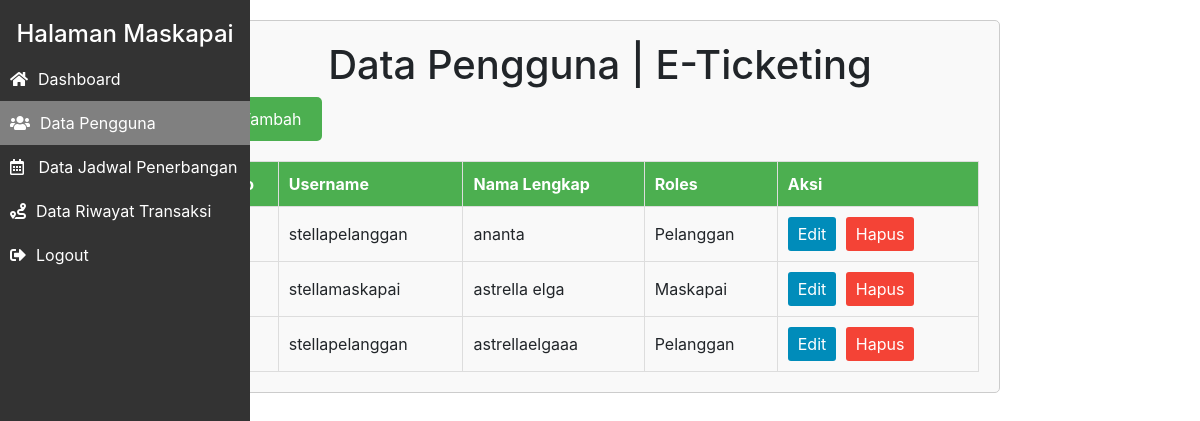
/Maskapai/pengguna/index.php (signed in), run on the app's committed database.
### tables this page shows
CREATE TABLE `user` (
  `id_user` int NOT NULL,
  `username` varchar(100) NOT NULL,
  `nama_lengkap` varchar(100) NOT NULL,
  `password` int NOT NULL,
  `roles` enum('Admin','Pelanggan','Maskapai') NOT NULL
);

### Maskapai/pengguna/functions.php (called while the page is built, shortened)
<?php
require '../../koneksi.php';
function query($query){
    global $conn;
    $rows = [];
    $result = mysqli_query($conn, $query);
    while($row = mysqli_fetch_assoc($result)){
        $rows[] = $row;
    }
    return $rows;
}
?>

### Maskapai/pengguna/index.php (the view, shortened to what this page needs)
<!DOCTYPE html>
<html lang="en">
<head>
    <link rel="stylesheet" href="https://cdnjs.cloudflare.com/ajax/libs/remixicon/3.5.0/remixicon.css">
</head>
</html>
<?php
require 'functions.php';
$pengguna = query("SELECT * FROM user WHERE roles = 'Pelanggan' || roles = 'Maskapai'");
?>
<?php require '../../layouts/sidebar_maskapai.php'; ?>
<div class="main">
<h1>Data Pengguna | E-Ticketing</h1>
    <a href="tambah.php" class="tambah">Tambah</a>
    <table border="1" cellpadding="10" cellspacing="0">
        <tr>
            <th>No</th>
            <th>Username</th>
            <th>Nama Lengkap</th>
            <th>Roles</th>
            <th>Aksi</th>
        </tr>
        <?php $no = 1; ?>
        <?php foreach($pengguna as $data) : ?>
            <tr>
                <td><?= $no; ?></td>
                <td><?= $data["username"]; ?></td>
                <td><?= $data["nama_lengkap"]; ?></td>
                <td><?= $data["roles"]; ?></td>
                <td>
                    <a href="edit.php?id=<?= $data["id_user"]; ?>" class="edit"><i class="ri-ball-pen-line"></i>Edit</a>
                    <a href="hapus.php?id=<?= $data["id_user"]; ?>" onClick="return confirm('Apakah anda yakin ingin menghapus data ini?')" class="hapus"><i class="ri-delete-bin-6-line"></i>Hapus</a>
                </td>
            </tr>
        <?php $no++; ?>
        <?php endforeach; ?>
    </table>
</div>

### assets/style/maskapai.css (style rules this page uses)
body { margin: 0; padding: 0; font-family: Arial, sans-serif; }

### Maskapai/pengguna/index.php (style rules this page uses)
.main { max-width: 800px; margin: 20px auto; padding: 20px; border: 1px solid #ccc; border-radius: 5px; background-color: #f9f9f9; }
h1 { text-align: center; margin-bottom: 20px; }
.tambah { display: inline-block; padding: 10px 20px; background-color: #4CAF50; color: white; text-decoration: none; border-radius: 5px; margin-bottom: 20px; }
table { width: 100%; border-collapse: collapse; }
table th, table td { border: 1px solid #ddd; padding: 10px; }
table th { background-color: #4CAF50; color: white; }
.edit, .hapus { display: inline-block; padding: 5px 10px; text-decoration: none; background-color: #008CBA; color: white; border-radius: 3px; margin-right: 5px; float: center; }
.hapus { background-color: #f44336; }

### data on the page
user: username "stellapelanggan", nama_lengkap "ananta", roles "Pelanggan"
user: username "stellamaskapai", nama_lengkap "astrella elga", roles "Maskapai"
user: username "stellapelanggan", nama_lengkap "astrellaelgaaa", roles "Pelanggan"
